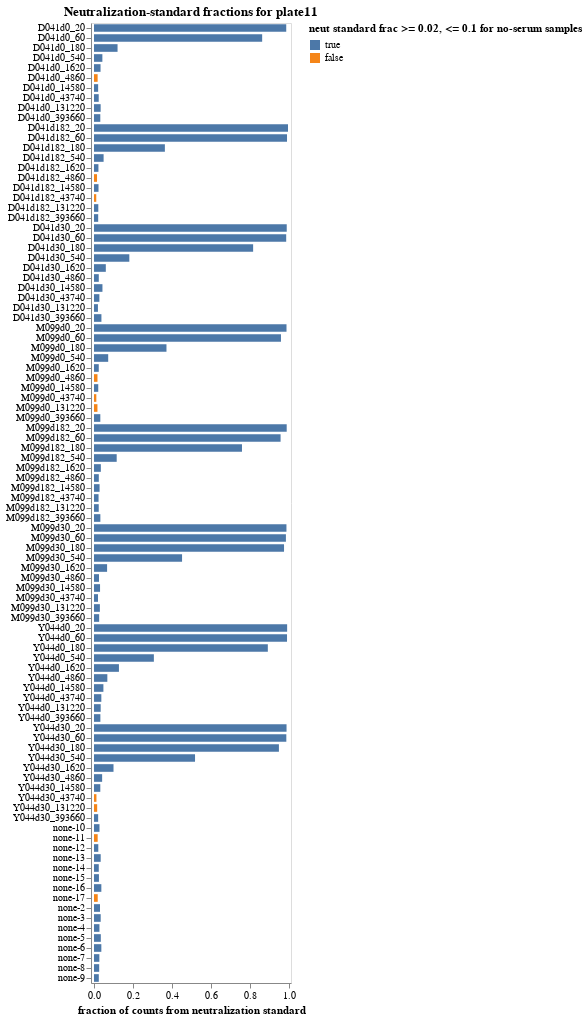

Here is the notebook cell this chart was saved with:
### Markdown cell above
## Fraction of counts from neutralization standard
Determine the fraction of counts from the neutralization standard in each sample.

### Code cell
neut_standard_fracs = (
    counts
    .assign(neut_standard_count=lambda x: x["count"] * x["neut_standard"].astype(int))
    .groupby(
        ["serum", "dilution_factor", "sample_noplate"],
        dropna=False,
        as_index=False,
    )
    .aggregate(
        total_count=pd.NamedAgg("count", "sum"),
        neut_standard_count=pd.NamedAgg("neut_standard_count", "sum"),
    )
    .assign(
        neut_standard_frac=lambda x: x["neut_standard_count"] / x["total_count"],
        passes_qc=lambda x: (
            (x["neut_standard_frac"] >= qc_thresholds["min_neut_standard_frac"])
            & (
                (x["serum"] != "none")
                | (x["neut_standard_frac"] <= qc_thresholds["max_neut_standard_frac_no_serum"])
            )
        ),
    )
)

neut_standard_qc_desc = (
    f"neut standard frac >= {qc_thresholds['min_neut_standard_frac']}, "
    + f"<= {qc_thresholds['max_neut_standard_frac_no_serum']} for no-serum samples"
)

neut_standard_fracs_chart = (
    alt.Chart(neut_standard_fracs)
    .add_params(serum_selection)
    .transform_filter(serum_selection)
    .encode(
        alt.X(
            "neut_standard_frac",
            title="fraction of counts from neutralization standard",
            scale=alt.Scale(nice=False, padding=3),
        ),
        alt.Y(
            "sample_noplate",
            title=None,
            sort=list(
                neut_standard_fracs.sort_values(["serum", "dilution_factor"])["sample_noplate"]
            ),
        ),
        alt.Color(
            "passes_qc",
            title=neut_standard_qc_desc,
            scale=alt.Scale(domain=[True, False]),
        ),
        tooltip=[
            alt.Tooltip(c, format=".3g") if neut_standard_fracs[c].dtype == float
            else c
            for c in neut_standard_fracs.columns
        ],
    )
    .mark_bar(height={"band": 0.85})
    .properties(
        height=alt.Step(10),
        width=200,
        title=f"Neutralization-standard fractions for {plate}",
    )
    .configure_axis(grid=False)
    .configure_legend(titleLimit=1000)
)

display(neut_standard_fracs_chart)

if not neut_standard_fracs["passes_qc"].all():
    qc_failures.add("min_neut_standard_frac or max_neut_standard_frac_no_serum")
    print(f"\nThe following samples failed {neut_standard_qc_desc}")
    display(neut_standard_fracs.query("not passes_qc").reset_index(drop=True))
else:
    print(f"\nAll samples passed {neut_standard_qc_desc}")

### Figure 1 — Vega-Lite specification as saved in the notebook (floating-point values rounded to 4 significant figures)
{"config": {"view": {"continuousWidth": 300, "continuousHeight": 300}, "axis": {"grid": false}, "legend": {"titleLimit": 1000}}, "data": {"name": "data-d2dd718f13958a69e6835eff33a0b172"}, "mark": {"type": "bar", "height": {"band": 0.85}}, "encoding": {"color": {"field": "passes_qc", "scale": {"domain": [true, false]}, "title": "neut standard frac >= 0.02, <= 0.1 for no-serum samples", "type": "nominal"}, "tooltip": [{"field": "serum", "type": "nominal"}, {"field": "dilution_factor", "type": "quantitative"}, {"field": "sample_noplate", "type": "nominal"}, {"field": "total_count", "type": "quantitative"}, {"field": "neut_standard_count", "type": "quantitative"}, {"field": "neut_standard_frac", "format": ".3g", "type": "quantitative"}, {"field": "passes_qc", "type": "nominal"}], "x": {"field": "neut_standard_frac", "scale": {"nice": false, "padding": 3}, "title": "fraction of counts from neutralization standard", "type": "quantitative"}, "y": {"field": "sample_noplate", "sort": ["D041d0_20", "D041d0_60", "D041d0_180", "D041d0_540", "D041d0_1620", "D041d0_4860", "D041d0_14580", "D041d0_43740", "D041d0_131220", "D041d0_393660", "D041d182_20", "D041d182_60", "D041d182_180", "D041d182_540", "D041d182_1620", "D041d182_4860", "D041d182_14580", "D041d182_43740", "D041d182_131220", "D041d182_393660", "D041d30_20", "D041d30_60", "D041d30_180", "D041d30_540", "D041d30_1620", "D041d30_4860", "D041d30_14580", "D041d30_43740", "D041d30_131220", "D041d30_393660", "M099d0_20", "M099d0_60", "M099d0_180", "M099d0_540", "M099d0_1620", "M099d0_4860", "M099d0_14580", "M099d0_43740", "M099d0_131220", "M099d0_393660", "M099d182_20", "M099d182_60", "M099d182_180", "M099d182_540", "M099d182_1620", "M099d182_4860", "M099d182_14580", "M099d182_43740", "M099d182_131220", "M099d182_393660", "M099d30_20", "M099d30_60", "M099d30_180", "M099d30_540", "M099d30_1620", "M099d30_4860", "M099d30_14580", "M099d30_43740", "M099d30_131220", "M099d30_393660", "Y044d0_20", "Y044d0_60", "Y044d0_180", "Y044d0_540", "Y044d0_1620", "Y044d0_4860", "Y044d0_14580", "Y044d0_43740", "Y044d0_131220", "Y044d0_393660", "Y044d30_20", "Y044d30_60", "Y044d30_180", "Y044d30_540", "Y044d30_1620", "Y044d30_4860", "Y044d30_14580", "Y044d30_43740", "Y044d30_131220", "Y044d30_393660", "none-10", "none-11", "none-12", "none-13", "none-14", "none-15", "none-16", "none-17", "none-2", "none-3", "none-4", "none-5", "none-6", "none-7", "none-8", "none-9"], "title": null, "type": "nominal"}}, "height": {"step": 10}, "params": [{"name": "param_1", "select": {"type": "point", "fields": ["serum"]}, "bind": {"input": "select", "options": [null, "D041d0", "D041d182", "D041d30", "M099d0", "M099d182", "M099d30", "Y044d0", "Y044d30", "none"], "labels": ["all", "D041d0", "D041d182", "D041d30", "M099d0", "M099d182", "M099d30", "Y044d0", "Y044d30", "none"], "name": "serum"}}], "title": "Neutralization-standard fractions for plate11", "transform": [{"filter": {"param": "param_1"}}], "width": 200, "$schema": "https://vega.github.io/schema/vega-lite/v5.15.1.json", "datasets": {"data-d2dd718f13958a69e6835eff33a0b172": [{"serum": "D041d0", "dilution_factor": 20, "sample_noplate": "D041d0_20", "total_count": 1666359, "neut_standard_count": 1640384, "neut_standard_frac": 0.9844, "passes_qc": true}, {"serum": "D041d0", "dilution_factor": 60, "sample_noplate": "D041d0_60", "total_count": 2229176, "neut_standard_count": 1919635, "neut_standard_frac": 0.8611, "passes_qc": true}, {"serum": "D041d0", "dilution_factor": 180, "sample_noplate": "D041d0_180", "total_count": 3600093, "neut_standard_count": 434266, "neut_standard_frac": 0.1206, "passes_qc": true}, {"serum": "D041d0", "dilution_factor": 540, "sample_noplate": "D041d0_540", "total_count": 1339228, "neut_standard_count": 57410, "neut_standard_frac": 0.04287, "passes_qc": true}, {"serum": "D041d0", "dilution_factor": 1620, "sample_noplate": "D041d0_1620", "total_count": 1416180, "neut_standard_count": 47424, "neut_standard_frac": 0.03349, "passes_qc": true}, {"serum": "D041d0", "dilution_factor": 4860, "sample_noplate": "D041d0_4860", "total_count": 1021571, "neut_standard_count": 19001, "neut_standard_frac": 0.0186, "passes_qc": false}, {"serum": "D041d0", "dilution_factor": 14580, "sample_noplate": "D041d0_14580", "total_count": 1504911, "neut_standard_count": 31956, "neut_standard_frac": 0.02123, "passes_qc": true}, {"serum": "D041d0", "dilution_factor": 43740, "sample_noplate": "D041d0_43740", "total_count": 1893485, "neut_standard_count": 45705, "neut_standard_frac": 0.02414, "passes_qc": true}, {"serum": "D041d0", "dilution_factor": 131220, "sample_noplate": "D041d0_131220", "total_count": 1629366, "neut_standard_count": 55489, "neut_standard_frac": 0.03406, "passes_qc": true}, {"serum": "D041d0", "dilution_factor": 393660, "sample_noplate": "D041d0_393660", "total_count": 1619135, "neut_standard_count": 52208, "neut_standard_frac": 0.03224, "passes_qc": true}, {"serum": "D041d182", "dilution_factor": 20, "sample_noplate": "D041d182_20", "total_count": 293395, "neut_standard_count": 291465, "neut_standard_frac": 0.9934, "passes_qc": true}, {"serum": "D041d182", "dilution_factor": 60, "sample_noplate": "D041d182_60", "total_count": 821443, "neut_standard_count": 811883, "neut_standard_frac": 0.9884, "passes_qc": true}, {"serum": "D041d182", "dilution_factor": 180, "sample_noplate": "D041d182_180", "total_count": 3369763, "neut_standard_count": 1223004, "neut_standard_frac": 0.3629, "passes_qc": true}, {"serum": "D041d182", "dilution_factor": 540, "sample_noplate": "D041d182_540", "total_count": 2490521, "neut_standard_count": 122492, "neut_standard_frac": 0.04918, "passes_qc": true}, {"serum": "D041d182", "dilution_factor": 1620, "sample_noplate": "D041d182_1620", "total_count": 1722111, "neut_standard_count": 39119, "neut_standard_frac": 0.02272, "passes_qc": true}, {"serum": "D041d182", "dilution_factor": 4860, "sample_noplate": "D041d182_4860", "total_count": 1720382, "neut_standard_count": 26756, "neut_standard_frac": 0.01555, "passes_qc": false}, {"serum": "D041d182", "dilution_factor": 14580, "sample_noplate": "D041d182_14580", "total_count": 1793622, "neut_standard_count": 41527, "neut_standard_frac": 0.02315, "passes_qc": true}, {"serum": "D041d182", "dilution_factor": 43740, "sample_noplate": "D041d182_43740", "total_count": 1844014, "neut_standard_count": 21399, "neut_standard_frac": 0.0116, "passes_qc": false}, {"serum": "D041d182", "dilution_factor": 131220, "sample_noplate": "D041d182_131220", "total_count": 1674375, "neut_standard_count": 36998, "neut_standard_frac": 0.0221, "passes_qc": true}, {"serum": "D041d182", "dilution_factor": 393660, "sample_noplate": "D041d182_393660", "total_count": 1711210, "neut_standard_count": 36718, "neut_standard_frac": 0.02146, "passes_qc": true}, {"serum": "D041d30", "dilution_factor": 20, "sample_noplate": "D041d30_20", "total_count": 1872449, "neut_standard_count": 1847983, "neut_standard_frac": 0.9869, "passes_qc": true}, {"serum": "D041d30", "dilution_factor": 60, "sample_noplate": "D041d30_60", "total_count": 1931690, "neut_standard_count": 1901168, "neut_standard_frac": 0.9842, "passes_qc": true}, {"serum": "D041d30", "dilution_factor": 180, "sample_noplate": "D041d30_180", "total_count": 2444842, "neut_standard_count": 1992209, "neut_standard_frac": 0.8149, "passes_qc": true}, {"serum": "D041d30", "dilution_factor": 540, "sample_noplate": "D041d30_540", "total_count": 1938386, "neut_standard_count": 350651, "neut_standard_frac": 0.1809, "passes_qc": true}, {"serum": "D041d30", "dilution_factor": 1620, "sample_noplate": "D041d30_1620", "total_count": 1997228, "neut_standard_count": 120824, "neut_standard_frac": 0.0605, "passes_qc": true}, {"serum": "D041d30", "dilution_factor": 4860, "sample_noplate": "D041d30_4860", "total_count": 1325770, "neut_standard_count": 32522, "neut_standard_frac": 0.02453, "passes_qc": true}, {"serum": "D041d30", "dilution_factor": 14580, "sample_noplate": "D041d30_14580", "total_count": 1712104, "neut_standard_count": 74063, "neut_standard_frac": 0.04326, "passes_qc": true}, {"serum": "D041d30", "dilution_factor": 43740, "sample_noplate": "D041d30_43740", "total_count": 1831545, "neut_standard_count": 50449, "neut_standard_frac": 0.02754, "passes_qc": true}, {"serum": "D041d30", "dilution_factor": 131220, "sample_noplate": "D041d30_131220", "total_count": 1356996, "neut_standard_count": 27385, "neut_standard_frac": 0.02018, "passes_qc": true}, {"serum": "D041d30", "dilution_factor": 393660, "sample_noplate": "D041d30_393660", "total_count": 1776688, "neut_standard_count": 67545, "neut_standard_frac": 0.03802, "passes_qc": true}, {"serum": "M099d0", "dilution_factor": 20, "sample_noplate": "M099d0_20", "total_count": 2968976, "neut_standard_count": 2926757, "neut_standard_frac": 0.9858, "passes_qc": true}, {"serum": "M099d0", "dilution_factor": 60, "sample_noplate": "M099d0_60", "total_count": 1571517, "neut_standard_count": 1504582, "neut_standard_frac": 0.9574, "passes_qc": true}, {"serum": "M099d0", "dilution_factor": 180, "sample_noplate": "M099d0_180", "total_count": 1455824, "neut_standard_count": 540253, "neut_standard_frac": 0.3711, "passes_qc": true}, {"serum": "M099d0", "dilution_factor": 540, "sample_noplate": "M099d0_540", "total_count": 2898979, "neut_standard_count": 210801, "neut_standard_frac": 0.07272, "passes_qc": true}, {"serum": "M099d0", "dilution_factor": 1620, "sample_noplate": "M099d0_1620", "total_count": 2571186, "neut_standard_count": 62777, "neut_standard_frac": 0.02442, "passes_qc": true}, {"serum": "M099d0", "dilution_factor": 4860, "sample_noplate": "M099d0_4860", "total_count": 1500619, "neut_standard_count": 26708, "neut_standard_frac": 0.0178, "passes_qc": false}, {"serum": "M099d0", "dilution_factor": 14580, "sample_noplate": "M099d0_14580", "total_count": 2009559, "neut_standard_count": 43811, "neut_standard_frac": 0.0218, "passes_qc": true}, {"serum": "M099d0", "dilution_factor": 43740, "sample_noplate": "M099d0_43740", "total_count": 1940012, "neut_standard_count": 23207, "neut_standard_frac": 0.01196, "passes_qc": false}, {"serum": "M099d0", "dilution_factor": 131220, "sample_noplate": "M099d0_131220", "total_count": 1497969, "neut_standard_count": 26471, "neut_standard_frac": 0.01767, "passes_qc": false}, {"serum": "M099d0", "dilution_factor": 393660, "sample_noplate": "M099d0_393660", "total_count": 1814843, "neut_standard_count": 58720, "neut_standard_frac": 0.03236, "passes_qc": true}, {"serum": "M099d182", "dilution_factor": 20, "sample_noplate": "M099d182_20", "total_count": 1789623, "neut_standard_count": 1765942, "neut_standard_frac": 0.9868, "passes_qc": true}, {"serum": "M099d182", "dilution_factor": 60, "sample_noplate": "M099d182_60", "total_count": 2372895, "neut_standard_count": 2267192, "neut_standard_frac": 0.9555, "passes_qc": true}, {"serum": "M099d182", "dilution_factor": 180, "sample_noplate": "M099d182_180", "total_count": 2271848, "neut_standard_count": 1721480, "neut_standard_frac": 0.7577, "passes_qc": true}, {"serum": "M099d182", "dilution_factor": 540, "sample_noplate": "M099d182_540", "total_count": 2159572, "neut_standard_count": 250944, "neut_standard_frac": 0.1162, "passes_qc": true}, {"serum": "M099d182", "dilution_factor": 1620, "sample_noplate": "M099d182_1620", "total_count": 2690023, "neut_standard_count": 94322, "neut_standard_frac": 0.03506, "passes_qc": true}, {"serum": "M099d182", "dilution_factor": 4860, "sample_noplate": "M099d182_4860", "total_count": 2100378, "neut_standard_count": 51718, "neut_standard_frac": 0.02462, "passes_qc": true}, {"serum": "M099d182", "dilution_factor": 14580, "sample_noplate": "M099d182_14580", "total_count": 1785450, "neut_standard_count": 50970, "neut_standard_frac": 0.02855, "passes_qc": true}, {"serum": "M099d182", "dilution_factor": 43740, "sample_noplate": "M099d182_43740", "total_count": 2027664, "neut_standard_count": 47353, "neut_standard_frac": 0.02335, "passes_qc": true}, {"serum": "M099d182", "dilution_factor": 131220, "sample_noplate": "M099d182_131220", "total_count": 2217300, "neut_standard_count": 53805, "neut_standard_frac": 0.02427, "passes_qc": true}, {"serum": "M099d182", "dilution_factor": 393660, "sample_noplate": "M099d182_393660", "total_count": 1675409, "neut_standard_count": 54599, "neut_standard_frac": 0.03259, "passes_qc": true}, {"serum": "M099d30", "dilution_factor": 20, "sample_noplate": "M099d30_20", "total_count": 1619483, "neut_standard_count": 1595949, "neut_standard_frac": 0.9855, "passes_qc": true}, {"serum": "M099d30", "dilution_factor": 60, "sample_noplate": "M099d30_60", "total_count": 2128033, "neut_standard_count": 2091290, "neut_standard_frac": 0.9827, "passes_qc": true}, {"serum": "M099d30", "dilution_factor": 180, "sample_noplate": "M099d30_180", "total_count": 2056137, "neut_standard_count": 2000887, "neut_standard_frac": 0.9731, "passes_qc": true}, {"serum": "M099d30", "dilution_factor": 540, "sample_noplate": "M099d30_540", "total_count": 1585297, "neut_standard_count": 714862, "neut_standard_frac": 0.4509, "passes_qc": true}, {"serum": "M099d30", "dilution_factor": 1620, "sample_noplate": "M099d30_1620", "total_count": 1556324, "neut_standard_count": 104317, "neut_standard_frac": 0.06703, "passes_qc": true}, {"serum": "M099d30", "dilution_factor": 4860, "sample_noplate": "M099d30_4860", "total_count": 1885530, "neut_standard_count": 48410, "neut_standard_frac": 0.02567, "passes_qc": true}, {"serum": "M099d30", "dilution_factor": 14580, "sample_noplate": "M099d30_14580", "total_count": 1901335, "neut_standard_count": 58898, "neut_standard_frac": 0.03098, "passes_qc": true}, {"serum": "M099d30", "dilution_factor": 43740, "sample_noplate": "M099d30_43740", "total_count": 2669774, "neut_standard_count": 54762, "neut_standard_frac": 0.02051, "passes_qc": true}, {"serum": "M099d30", "dilution_factor": 131220, "sample_noplate": "M099d30_131220", "total_count": 1975105, "neut_standard_count": 59419, "neut_standard_frac": 0.03008, "passes_qc": true}, {"serum": "M099d30", "dilution_factor": 393660, "sample_noplate": "M099d30_393660", "total_count": 686426, "neut_standard_count": 18158, "neut_standard_frac": 0.02645, "passes_qc": true}, {"serum": "Y044d0", "dilution_factor": 20, "sample_noplate": "Y044d0_20", "total_count": 1782539, "neut_standard_count": 1762925, "neut_standard_frac": 0.989, "passes_qc": true}, {"serum": "Y044d0", "dilution_factor": 60, "sample_noplate": "Y044d0_60", "total_count": 1902818, "neut_standard_count": 1880794, "neut_standard_frac": 0.9884, "passes_qc": true}, {"serum": "Y044d0", "dilution_factor": 180, "sample_noplate": "Y044d0_180", "total_count": 1935354, "neut_standard_count": 1722689, "neut_standard_frac": 0.8901, "passes_qc": true}, {"serum": "Y044d0", "dilution_factor": 540, "sample_noplate": "Y044d0_540", "total_count": 1683798, "neut_standard_count": 516195, "neut_standard_frac": 0.3066, "passes_qc": true}, {"serum": "Y044d0", "dilution_factor": 1620, "sample_noplate": "Y044d0_1620", "total_count": 2030850, "neut_standard_count": 259322, "neut_standard_frac": 0.1277, "passes_qc": true}, {"serum": "Y044d0", "dilution_factor": 4860, "sample_noplate": "Y044d0_4860", "total_count": 1501676, "neut_standard_count": 102563, "neut_standard_frac": 0.0683, "passes_qc": true}, {"serum": "Y044d0", "dilution_factor": 14580, "sample_noplate": "Y044d0_14580", "total_count": 1416991, "neut_standard_count": 68220, "neut_standard_frac": 0.04814, "passes_qc": true}, {"serum": "Y044d0", "dilution_factor": 43740, "sample_noplate": "Y044d0_43740", "total_count": 1690647, "neut_standard_count": 63472, "neut_standard_frac": 0.03754, "passes_qc": true}, {"serum": "Y044d0", "dilution_factor": 131220, "sample_noplate": "Y044d0_131220", "total_count": 1507362, "neut_standard_count": 51600, "neut_standard_frac": 0.03423, "passes_qc": true}, {"serum": "Y044d0", "dilution_factor": 393660, "sample_noplate": "Y044d0_393660", "total_count": 1288075, "neut_standard_count": 42051, "neut_standard_frac": 0.03265, "passes_qc": true}, {"serum": "Y044d30", "dilution_factor": 20, "sample_noplate": "Y044d30_20", "total_count": 2310884, "neut_standard_count": 2278426, "neut_standard_frac": 0.986, "passes_qc": true}, {"serum": "Y044d30", "dilution_factor": 60, "sample_noplate": "Y044d30_60", "total_count": 1951541, "neut_standard_count": 1921973, "neut_standard_frac": 0.9848, "passes_qc": true}, {"serum": "Y044d30", "dilution_factor": 180, "sample_noplate": "Y044d30_180", "total_count": 2178333, "neut_standard_count": 2062614, "neut_standard_frac": 0.9469, "passes_qc": true}, {"serum": "Y044d30", "dilution_factor": 540, "sample_noplate": "Y044d30_540", "total_count": 2057965, "neut_standard_count": 1064780, "neut_standard_frac": 0.5174, "passes_qc": true}, {"serum": "Y044d30", "dilution_factor": 1620, "sample_noplate": "Y044d30_1620", "total_count": 2005679, "neut_standard_count": 200376, "neut_standard_frac": 0.0999, "passes_qc": true}, {"serum": "Y044d30", "dilution_factor": 4860, "sample_noplate": "Y044d30_4860", "total_count": 1550302, "neut_standard_count": 64593, "neut_standard_frac": 0.04166, "passes_qc": true}, {"serum": "Y044d30", "dilution_factor": 14580, "sample_noplate": "Y044d30_14580", "total_count": 1788953, "neut_standard_count": 57751, "neut_standard_frac": 0.03228, "passes_qc": true}, {"serum": "Y044d30", "dilution_factor": 43740, "sample_noplate": "Y044d30_43740", "total_count": 1984070, "neut_standard_count": 24895, "neut_standard_frac": 0.01255, "passes_qc": false}, {"serum": "Y044d30", "dilution_factor": 131220, "sample_noplate": "Y044d30_131220", "total_count": 2226172, "neut_standard_count": 36237, "neut_standard_frac": 0.01628, "passes_qc": false}, {"serum": "Y044d30", "dilution_factor": 393660, "sample_noplate": "Y044d30_393660", "total_count": 1769753, "neut_standard_count": 37674, "neut_standard_frac": 0.02129, "passes_qc": true}, {"serum": "none", "dilution_factor": null, "sample_noplate": "none-10", "total_count": 1868677, "neut_standard_count": 52543, "neut_standard_frac": 0.02812, "passes_qc": true}, {"serum": "none", "dilution_factor": null, "sample_noplate": "none-11", "total_count": 1514580, "neut_standard_count": 28467, "neut_standard_frac": 0.0188, "passes_qc": false}, {"serum": "none", "dilution_factor": null, "sample_noplate": "none-12", "total_count": 1866784, "neut_standard_count": 41134, "neut_standard_frac": 0.02203, "passes_qc": true}, {"serum": "none", "dilution_factor": null, "sample_noplate": "none-13", "total_count": 1203924, "neut_standard_count": 41282, "neut_standard_frac": 0.03429, "passes_qc": true}, {"serum": "none", "dilution_factor": null, "sample_noplate": "none-14", "total_count": 1152979, "neut_standard_count": 28216, "neut_standard_frac": 0.02447, "passes_qc": true}, {"serum": "none", "dilution_factor": null, "sample_noplate": "none-15", "total_count": 1278003, "neut_standard_count": 32324, "neut_standard_frac": 0.02529, "passes_qc": true}, {"serum": "none", "dilution_factor": null, "sample_noplate": "none-16", "total_count": 1842256, "neut_standard_count": 69354, "neut_standard_frac": 0.03765, "passes_qc": true}, {"serum": "none", "dilution_factor": null, "sample_noplate": "none-17", "total_count": 1794001, "neut_standard_count": 34228, "neut_standard_frac": 0.01908, "passes_qc": false}, {"serum": "none", "dilution_factor": null, "sample_noplate": "none-2", "total_count": 1838654, "neut_standard_count": 56592, "neut_standard_frac": 0.03078, "passes_qc": true}, {"serum": "none", "dilution_factor": null, "sample_noplate": "none-3", "total_count": 2037204, "neut_standard_count": 69868, "neut_standard_frac": 0.0343, "passes_qc": true}, {"serum": "none", "dilution_factor": null, "sample_noplate": "none-4", "total_count": 2140772, "neut_standard_count": 59696, "neut_standard_frac": 0.02789, "passes_qc": true}, {"serum": "none", "dilution_factor": null, "sample_noplate": "none-5", "total_count": 2094930, "neut_standard_count": 73155, "neut_standard_frac": 0.03492, "passes_qc": true}, {"serum": "none", "dilution_factor": null, "sample_noplate": "none-6", "total_count": 1827060, "neut_standard_count": 68689, "neut_standard_frac": 0.0376, "passes_qc": true}, {"serum": "none", "dilution_factor": null, "sample_noplate": "none-7", "total_count": 1618266, "neut_standard_count": 44401, "neut_standard_frac": 0.02744, "passes_qc": true}, {"serum": "none", "dilution_factor": null, "sample_noplate": "none-8", "total_count": 2111495, "neut_standard_count": 56127, "neut_standard_frac": 0.02658, "passes_qc": true}, {"serum": "none", "dilution_factor": null, "sample_noplate": "none-9", "total_count": 1686234, "neut_standard_count": 41416, "neut_standard_frac": 0.02456, "passes_qc": true}]}}
